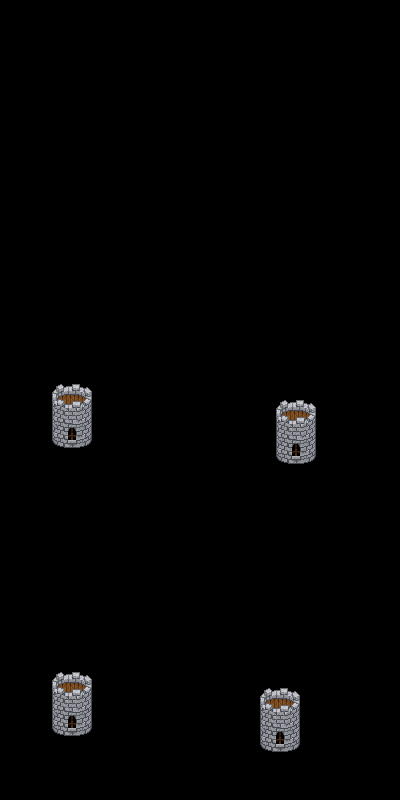

The image is a tile-based game level rendered from a .tmx file. Its description and source (layers, tilesets, objects; grid data summarised) follow:
An orthogonal 25x50 tile map with 16x16 px tiles, 1 tile layer (Tile Layer 1).

<map version="1.0" orientation="orthogonal" width="25" height="50" tilewidth="16" tileheight="16">
 <tileset firstgid="1" name="tileset1" tilewidth="16" tileheight="16">
  <image source="resources/graphics/tileset1.png" width="160" height="80" />
 </tileset>
 <layer name="Tile Layer 1" width="25" height="50">
  <data>[1250 cells, 48 non-empty, 12 distinct tile ids]</data>
 </layer>
</map>
